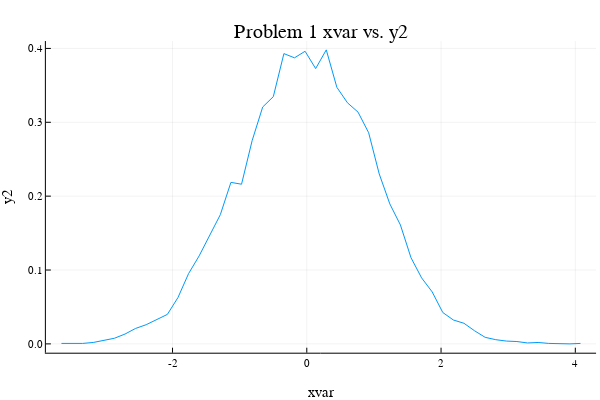

Notebook code for this chart:
### Markdown cell above
1.g) plot xvar vs the new variable, y2.

### Code cell
plot1 = plot(df[!,:xvar],df[!,:y2],title = "Problem 1 xvar vs. y2", legend=false)
xlabel!("xvar")
ylabel!("y2")
savefig(plot1, "problem1.png")
display(plot1)

### Figure 1 — Plotly figure (JSON) as saved in the notebook; plotly's stock layout.template omitted (floating-point values rounded to 4 significant figures)
{"data": [{"colorbar": {"title": ""}, "legendgroup": "y1", "line": {"color": "rgba(0, 154, 250, 1.000)", "dash": "solid", "shape": "linear", "width": 1}, "mode": "lines", "name": "y1", "showlegend": true, "type": "scatter", "x": [-3.654, -3.497, -3.339, -3.181, -3.023, -2.866, -2.708, -2.55, -2.392, -2.234, -2.077, -1.919, -1.761, -1.603, -1.445, -1.288, -1.13, -0.9721, -0.8144, -0.6566, -0.4988, -0.341, -0.1832, -0.02543, 0.1323, 0.2901, 0.4479, 0.6057, 0.7635, 0.9213, 1.079, 1.237, 1.395, 1.552, 1.71, 1.868, 2.026, 2.184, 2.341, 2.499, 2.657, 2.815, 2.972, 3.13, 3.288, 3.446, 3.604, 3.761, 3.919, 4.077], "xaxis": "x", "y": [0.0006338, 0.0006338, 0.0006338, 0.001902, 0.005071, 0.007606, 0.01331, 0.02092, 0.02599, 0.03296, 0.03993, 0.06275, 0.09508, 0.1192, 0.1477, 0.1749, 0.2187, 0.2161, 0.2751, 0.3207, 0.3347, 0.393, 0.3873, 0.3962, 0.3727, 0.3981, 0.3473, 0.3264, 0.3138, 0.2859, 0.2301, 0.1895, 0.161, 0.1166, 0.08937, 0.07036, 0.04247, 0.03233, 0.02789, 0.01775, 0.008874, 0.005705, 0.003803, 0.003169, 0.001268, 0.001902, 0.0006338, 0, 0, 0.0006338], "yaxis": "y", "zmax": null, "zmin": null}], "layout": {"annotations": [{"font": {"color": "rgba(0, 0, 0, 1.000)", "family": "sans-serif", "size": 20}, "rotation": 0, "showarrow": false, "text": "Problem 1 xvar vs. y2", "x": 0.535, "xanchor": "center", "xref": "paper", "y": 1, "yanchor": "top", "yref": "paper"}], "height": 400, "margin": {"b": 20, "l": 0, "r": 0, "t": 20}, "paper_bgcolor": "rgba(255, 255, 255, 1.000)", "plot_bgcolor": "rgba(255, 255, 255, 1.000)", "showlegend": false, "width": 600, "xaxis": {"anchor": "y", "domain": [0.07647, 0.9934], "gridcolor": "rgba(0, 0, 0, 0.100)", "gridwidth": 0.5, "linecolor": "rgba(0, 0, 0, 1.000)", "mirror": false, "range": [-3.886, 4.309], "showgrid": true, "showline": true, "showticklabels": true, "tickangle": 0, "tickcolor": "rgb(0, 0, 0)", "tickfont": {"color": "rgba(0, 0, 0, 1.000)", "family": "sans-serif", "size": 11}, "tickmode": "array", "ticks": "inside", "ticktext": ["-2", "0", "2", "4"], "tickvals": [-2, 0, 2, 4], "title": "xvar", "titlefont": {"color": "rgba(0, 0, 0, 1.000)", "family": "sans-serif", "size": 15}, "type": "-", "visible": true, "zeroline": false, "zerolinecolor": "rgba(0, 0, 0, 1.000)"}, "yaxis": {"anchor": "x", "domain": [0.07581, 0.9415], "gridcolor": "rgba(0, 0, 0, 0.100)", "gridwidth": 0.5, "linecolor": "rgba(0, 0, 0, 1.000)", "mirror": false, "range": [-0.01194, 0.41], "showgrid": true, "showline": true, "showticklabels": true, "tickangle": 0, "tickcolor": "rgb(0, 0, 0)", "tickfont": {"color": "rgba(0, 0, 0, 1.000)", "family": "sans-serif", "size": 11}, "tickmode": "array", "ticks": "inside", "ticktext": ["0.0", "0.1", "0.2", "0.3", "0.4"], "tickvals": [0, 0.1, 0.2, 0.3, 0.4], "title": "y2", "titlefont": {"color": "rgba(0, 0, 0, 1.000)", "family": "sans-serif", "size": 15}, "type": "-", "visible": true, "zeroline": false, "zerolinecolor": "rgba(0, 0, 0, 1.000)"}}}
